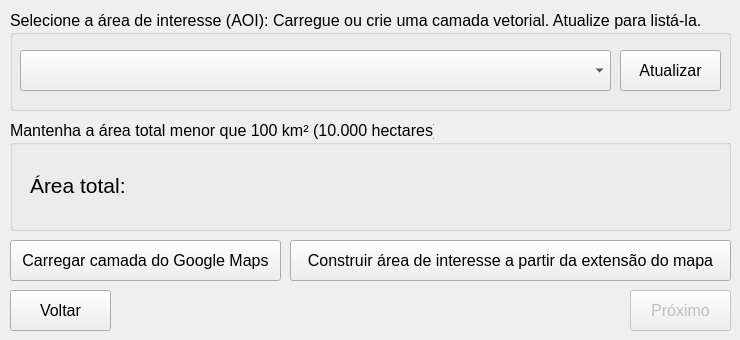
   <widget class="QWidget" name="tab_4">
    <attribute name="title">
     <string>Passo 3</string>
    </attribute>
    <widget class="QPushButton" name="QPushButton_next">
     <property name="enabled">
      <bool>false</bool>
     </property>
     <property name="geometry">
      <rect>
       <x>630</x>
       <y>290</y>
       <width>101</width>
       <height>41</height>
      </rect>
     </property>
     <property name="font">
      <font>
       <pointsize>12</pointsize>
      </font>
     </property>
     <property name="text">
      <string>Próximo</string>
     </property>
     <property name="icon">
      <iconset>
       <normaloff>medias/icons8-forward-button-50.png</normaloff>medias/icons8-forward-button-50.png</iconset>
     </property>
    </widget>
    <widget class="QGroupBox" name="groupBox_11">
     <property name="geometry">
      <rect>
       <x>10</x>
       <y>10</y>
       <width>721</width>
       <height>101</height>
      </rect>
     </property>
     <property name="font">
      <font>
       <pointsize>12</pointsize>
      </font>
     </property>
     <property name="title">
      <string>Selecione a área de interesse (AOI): Carregue ou crie uma camada vetorial. Atualize para listá-la.</string>
     </property>
     <widget class="QPushButton" name="update_vector">
      <property name="geometry">
       <rect>
        <x>610</x>
        <y>40</y>
        <width>101</width>
        <height>41</height>
       </rect>
      </property>
      <property name="font">
       <font>
        <pointsize>12</pointsize>
       </font>
      </property>
      <property name="text">
       <string>Atualizar</string>
      </property>
      <property name="icon">
       <iconset>
        <normaloff>medias/refresh-3104.png</normaloff>medias/refresh-3104.png</iconset>
      </property>
     </widget>
     <widget class="QComboBox" name="vector_layer_combobox">
      <property name="geometry">
       <rect>
        <x>10</x>
        <y>40</y>
        <width>591</width>
        <height>41</height>
       </rect>
      </property>
     </widget>
    </widget>
    <widget class="QPushButton" name="hybrid">
     <property name="enabled">
      <bool>true</bool>
     </property>
     <property name="geometry">
      <rect>
       <x>10</x>
       <y>240</y>
       <width>271</width>
       <height>41</height>
      </rect>
     </property>
     <property name="font">
      <font>
       <pointsize>12</pointsize>
      </font>
     </property>
     <property name="text">
      <string>Carregar camada do Google Maps</string>
     </property>
    </widget>
    <widget class="QPushButton" name="build_vector_layer">
     <property name="enabled">
      <bool>true</bool>
     </property>
     <property name="geometry">
      <rect>
       <x>290</x>
       <y>240</y>
       <width>441</width>
       <height>41</height>
      </rect>
     </property>
     <property name="font">
      <font>
       <pointsize>12</pointsize>
      </font>
     </property>
     <property name="text">
      <string>Construir área de interesse a partir da extensão do mapa</string>
     </property>
    </widget>
    <widget class="QGroupBox" name="groupBox_5">
     <property name="geometry">
      <rect>
       <x>10</x>
       <y>120</y>
       <width>721</width>
       <height>111</height>
      </rect>
     </property>
     <property name="font">
      <font>
       <pointsize>12</pointsize>
      </font>
     </property>
     <property name="title">
      <string>Mantenha a área total menor que 100 km² (10.000 hectares)</string>
     </property>
     <widget class="QLabel" name="aoi_area">
      <property name="geometry">
       <rect>
        <x>20</x>
        <y>40</y>
        <width>501</width>
        <height>51</height>
       </rect>
      </property>
      <property name="font">
       <font>
        <pointsize>16</pointsize>
       </font>
      </property>
      <property name="text">
       <string>Área total:</string>
      </property>
     </widget>
    </widget>
    <widget class="QPushButton" name="QPushButton_back">
     <property name="enabled">
      <bool>true</bool>
     </property>
     <property name="geometry">
      <rect>
       <x>10</x>
       <y>290</y>
       <width>101</width>
       <height>41</height>
      </rect>
     </property>
     <property name="font">
      <font>
       <pointsize>12</pointsize>
      </font>
     </property>
     <property name="text">
      <string>Voltar</string>
     </property>
     <property name="icon">
      <iconset>
       <normaloff>../medias/icons8-back-button-50.png</normaloff>../medias/icons8-back-button-50.png</iconset>
     </property>
    </widget>
   </widget>
